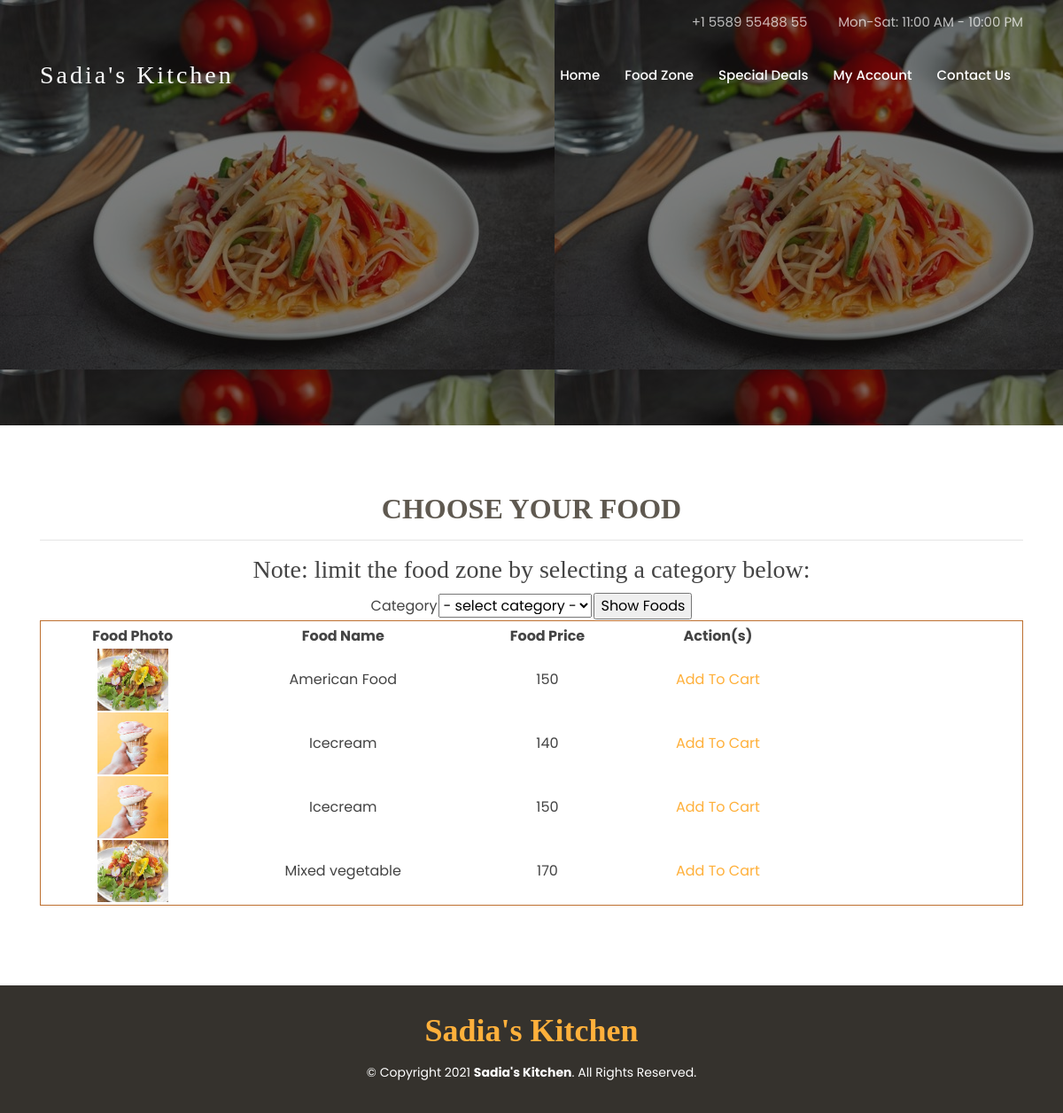
Page /foodzone.php on the committed database.
### tables this page shows
CREATE TABLE `food_details` (
  `food_id` int(15) NOT NULL,
  `food_name` varchar(45) NOT NULL,
  `food_description` text NOT NULL,
  `food_price` float NOT NULL,
  `food_photo` text NOT NULL,
  `food_category` int(15) NOT NULL
);

### foodzone.php (the view, shortened to what this page needs)
<?php
    $conn = mysqli_connect(DB_HOST, DB_USER, DB_PASSWORD,DB_DATABASE);
$result=mysqli_query($conn,"SELECT * FROM food_details,categories WHERE food_details.food_category=categories.category_id ")
or die("A problem has occured ... \n" . "Our team is working on it at the moment ... \n" . "Please check back after few hours.");
?>
<?php
    $categories=mysqli_query($conn,"SELECT * FROM categories")
    or die("A problem has occured ... \n" . "Our team is working on it at the moment ... \n" . "Please check back after few hours.");
?>
<?php
    $flag_1 = 1;
    $currencies=mysqli_query($conn,"SELECT * FROM currencies WHERE flag='$flag_1'")
    or die("A problem has occured ... \n" . "Our team is working on it at the moment ... \n" . "Please check back after few hours.");
?>
<!DOCTYPE html>
<html lang="en">
<?php include 'header.php'; ?>
<body>
  <section id="topbar" class="d-none d-lg-flex align-items-center fixed-top topbar-transparent">
    <div class="container text-right">
      <i class="icofont-phone"></i> +1 5589 55488 55
      <i class="icofont-clock-time icofont-rotate-180"></i> Mon-Sat: 11:00 AM - 10:00 PM
    </div>
  </section>
  <header id="header" class="fixed-top d-flex align-items-center header-transparent">
    <div class="container d-flex align-items-center">
      <div class="logo mr-auto">
        <h1 class="text-light"><a href="index.html"><span>Sadia's Kitchen</span></a></h1>
      </div>
      <nav class="nav-menu d-none d-lg-block">
        <ul>
          <li><a href="index.php">Home</a></li>
  <li><a href="foodzone.php">Food Zone</a></li>
  <li><a href="specialdeals.php">Special Deals</a></li>
  <li><a href="member-index.php">My Account</a></li>
  <li><a href="contactus.php">Contact Us</a></li>
        </ul>
      </nav>
    </div>
  </header>
  <section id="hero" style="height: 60vh">
    <div class="hero-container">
      <div id="heroCarousel" class="carousel slide carousel-fade" data-ride="carousel">
        <div class="carousel-inner" role="listbox">
          <div class="carousel-item active" style="background: url(assets/img/slide/slide-1.jpg);">
            <div class="carousel-container">
            </div>
          </div>
        </div>
      </div>
    </div>
  </section>
<main id="main">
    <section id="why-us" class="why-us">
      <div class="container">
        <div class="section-title">
         <h2>CHOOSE YOUR FOOD</h2>
 <hr>
 <h3>Note: limit the food zone by selecting a category below:</h3>
 <form name="categoryForm" id="categoryForm" method="post" action="foodzone.php" onsubmit="return categoriesValidate(this)">
     <table width="360" align="center">
     <tr>
        <td>Category</td>
        <td width="168"><select name="category" id="category">
        <option value="select">- select category -
        <?php
        while ($row=mysqli_fetch_array($categories)){
        echo "<option value='{$row[category_id]}' ".($id == $row['category_id'] ? "selected" : "").">$row[category_name]</option>";
        }
        ?>
        </select></td>
        <td><input type="submit" name="Submit" value="Show Foods" /></td>
     </tr>
     </table>
 </form>
  <div style="border:#bd6f2f solid 1px;padding:4px 6px 2px 6px">
      <table width="860" height="auto" style="text-align:center;">
        <tr>
                <th>Food Photo</th>
                <th>Food Name</th>
                <th>Food Price</th>
                <th>Action(s)</th>
        </tr>
        <?php
            $count = mysqli_num_rows($result);
            if(isset($_POST['Submit']) && $count < 1){
                echo "<html><script language='JavaScript'>alert('There are no foods under the selected category at the moment. Please check back later.')</script></html>";
            }
            else{
                $symbol=mysqli_fetch_assoc($currencies);
                if(isset($id) && $id == 0)
                  $lt = "special";
                else
                  $lt = "food";
                while ($row=mysqli_fetch_assoc($result)){
                    echo "<tr>";
                    echo '<td><a href=images/'. $row[$lt.'_photo']. ' alt="click to view full image" target="_blank"><img src=images/'. $row[$lt.'_photo']. ' width="80" height="70"></a></td>';
                    echo "<td>" . $row[$lt.'_name']."</td>";
                    echo "<td>" . $symbol['currency_symbol']. "" . $row[$lt.'_price']."</td>";
                    echo '<td><a href="cart-exec.php?id=' . $row[$lt.'_id'] . '&lt='.$lt.'">Add To Cart</a></td>';
                    echo "</tr>";
                    }
                }
        ?>
      </table>
   </div>
          </div>
        </div>
    </section>
  </main>
 <?php include 'footer.php'; ?>
</body>
</html>

### header.php (shortened to what this page needs)
<head>
  <link href="assets/vendor/bootstrap/css/bootstrap.min.css" rel="stylesheet">
  <link href="assets/vendor/icofont/icofont.min.css" rel="stylesheet">
  <link href="assets/vendor/boxicons/css/boxicons.min.css" rel="stylesheet">
  <link href="assets/vendor/animate.css/animate.min.css" rel="stylesheet">
  <link href="assets/vendor/venobox/venobox.css" rel="stylesheet">
  <link href="assets/vendor/owl.carousel/assets/owl.carousel.min.css" rel="stylesheet">
  <link href="assets/css/style.css" rel="stylesheet">
</head>

### footer.php
<footer id="footer">
  <div class="container">
    <h3>Sadia's Kitchen</h3>
    <div class="copyright">
      &copy; Copyright 2021 <strong><span>Sadia's Kitchen</span></strong>. All Rights Reserved.
    </div>
  </div>
</footer>

### assets/css/style.css (style rules this page uses)
body { font-family: "Poppins", sans-serif; color: #444444; }
a { color: #ffb03b; }
h1, h2, h3, h4, h5, h6 { font-family: auto; }
#topbar { padding: 0; font-size: 15px; height: 50px; transition: all 0.5s; background: rgba(26, 24, 22, 0.8); color: rgba(255, 255, 255, 0.7); }
#topbar.topbar-transparent { background: transparent; }
#topbar i { color: #ffb03b; }
#topbar i + i { margin-left: 15px; }
#header { top: 50px; height: 70px; z-index: 997; transition: all 0.5s; padding: 10px 0; background: rgba(26, 24, 22, 0.85); }
#header.header-transparent { background: transparent; }
#header .logo h1 { font-size: 28px; margin: 0; line-height: 1; font-weight: 400; letter-spacing: 3px; }
#header .logo h1 a, #header .logo h1 a:hover { color: #fff; text-decoration: none; }
.nav-menu, .nav-menu * { margin: 0; padding: 0; list-style: none; }
.nav-menu > ul > li { position: relative; white-space: nowrap; float: left; }
.nav-menu a { display: block; position: relative; color: white; padding: 9px 14px; transition: 0.3s; font-size: 15px; font-weight: 500; font-family: "Poppins", sans-serif; }
.mobile-nav { position: fixed; top: 55px; right: 15px; bottom: 15px; left: 15px; z-index: 9999; overflow-y: auto; background: #fff; transition: ease-in-out 0.2s; opacity: 0; visibility: hidden; border-radius: 10px; padding: 10px 0; }
.mobile-nav * { margin: 0; padding: 0; list-style: none; }
.mobile-nav a { display: block; position: relative; color: #433f39; padding: 10px 20px; font-weight: 500; outline: none; }
#hero { width: 100%; height: 60vh; background-color: rgba(39, 37, 34, 0.8); overflow: hidden; padding: 0; }
#hero .carousel-item { width: 100%; height: 100vh; background-size: cover; background-position: center; background-repeat: no-repeat; }
#hero .carousel-item::before { content: ''; background-color: rgba(12, 11, 10, 0.5); position: absolute; top: 0; right: 0; left: 0; bottom: 0; }
#hero .carousel-container { display: flex; justify-content: center; align-items: center; position: absolute; bottom: 0; top: 0; left: 0; right: 0; }
#hero .carousel-inner .carousel-item { transition-property: opacity; background-position: center top; }
#hero .carousel-inner .carousel-item, #hero .carousel-inner .active.carousel-item-left, #hero .carousel-inner .active.carousel-item-right { opacity: 0; }
#hero .carousel-inner .active, #hero .carousel-inner .carousel-item-next.carousel-item-left, #hero .carousel-inner .carousel-item-prev.carousel-item-right { opacity: 1; transition: 0.5s; }
section { padding: 60px 0; }
.section-title { text-align: center; padding-bottom: 30px; }
.section-title h2 { margin: 15px 0 0 0; font-size: 32px; font-weight: 700; color: #5f5950; }
#footer { background: #35322d; color: #fff; font-size: 14px; text-align: center; padding: 30px 0; }
#footer h3 { font-size: 36px; font-weight: 700; color: #ffb03b; position: relative; padding: 0; margin: 0 0 15px 0; }
#footer .copyright { margin: 0 0 5px 0; }

### rows in the picture
food_details: food_photo (picture), food_name "American Food", food_price "150"
food_details: food_photo (picture), food_name "Icecream", food_price "140"
food_details: food_photo (picture), food_name "Icecream", food_price "150"
food_details: food_photo (picture), food_name "Mixed vegetable", food_price "170"
